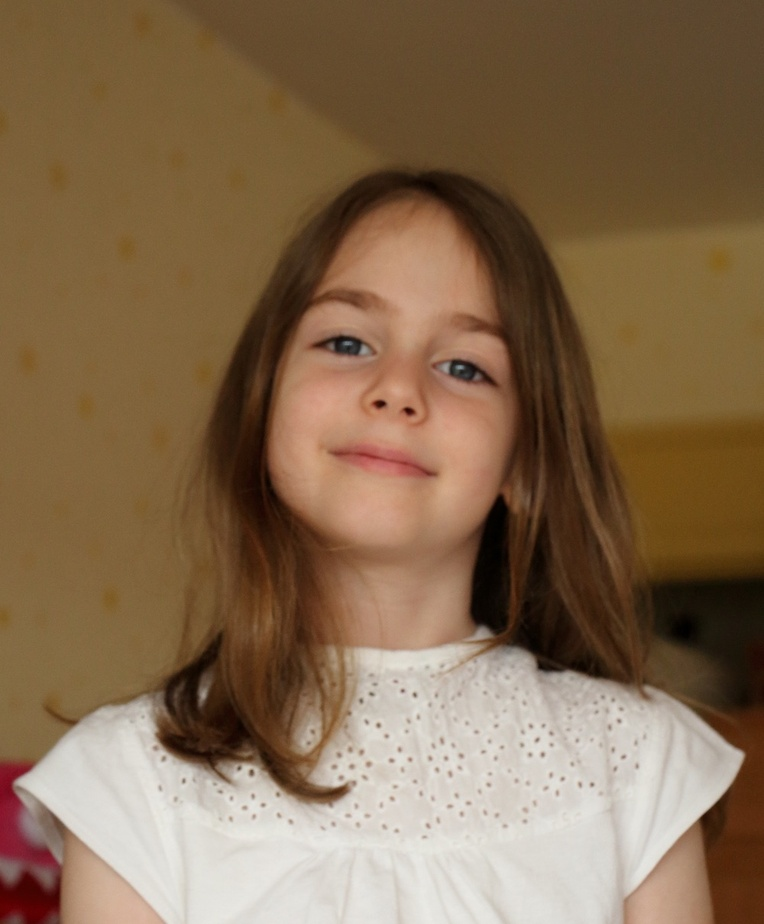
#> input picture Python_Tensorflow[ft.ezen]/cnn/face_detection/data/girl.jpg, 764 x 924 px, shrunk from 1000 x 1209 before the run
$ python face_detection.py
#> lines starting #> are read from the running program, lines starting #| are printed output that depends on the picture; after the words box and inside, x2 and y2 are one past the last pixel; in counts of white or black regions, pixels touching at a corner belong together
import matplotlib.pyplot as plt
import cv2

face_file = "./data/haarcascade_frontalface_alt.xml"
casecade = cv2.CascadeClassifier(face_file)
#이미지를 읽어서 그레이스케일로 변환하기
img = cv2.imread('./data/girl.jpg')
#> img is the input picture: shape (924, 764, 3); mean B, G, R 79.7, 106.6, 132.2
img_gray = cv2.cvtColor(img, cv2.COLOR_BGR2GRAY)
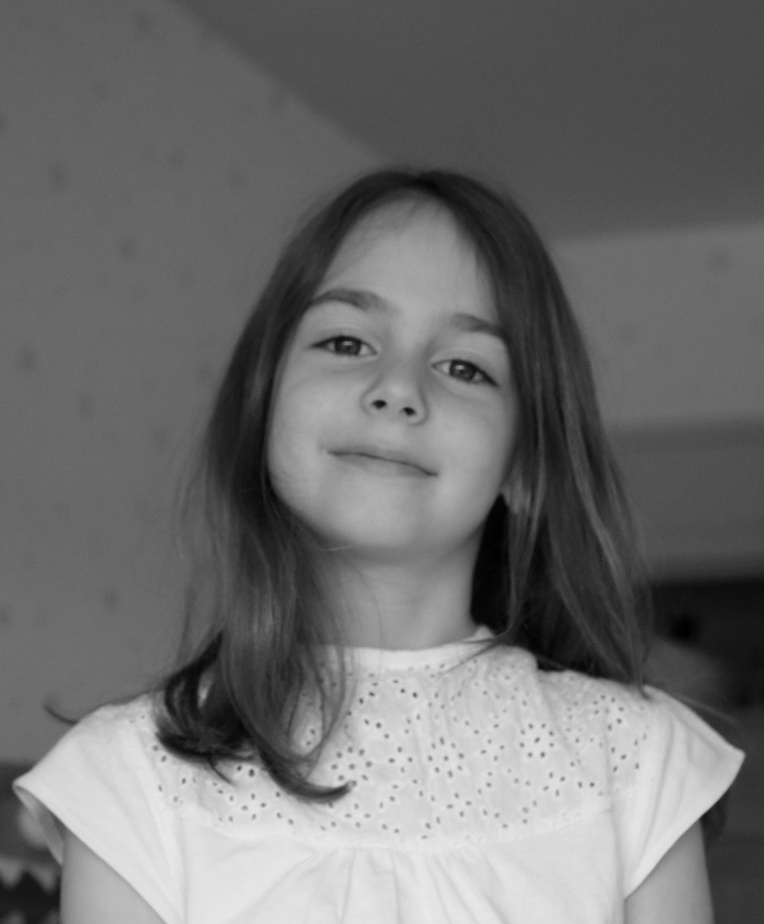
#> img_gray: shape (924, 764); min 0, max 234, mean 111.2

#얼굴인식하기
face_list = casecade.detectMultiScale(img_gray, minSize=(150, 150))
#> face_list = [[245, 233, 311, 311]]
#결과 확인하기
if len(face_file) == 0:
    print('실패')
    quit()
#인식한 부분표시하기
for (x,y,w,h) in face_list:
    print('얼굴의 좌표:' ,x,y,w,h)
    red = (0,0,255)
    cv2.rectangle(img, (x,y),(x+w, y+h),red, thickness=20)
#> this loop made 1 pass
#> (x, y, w, h, red) on pass 1: (245, 233, 311, 311, (0, 0, 255))
#| 얼굴의 좌표: 245 233 311 311
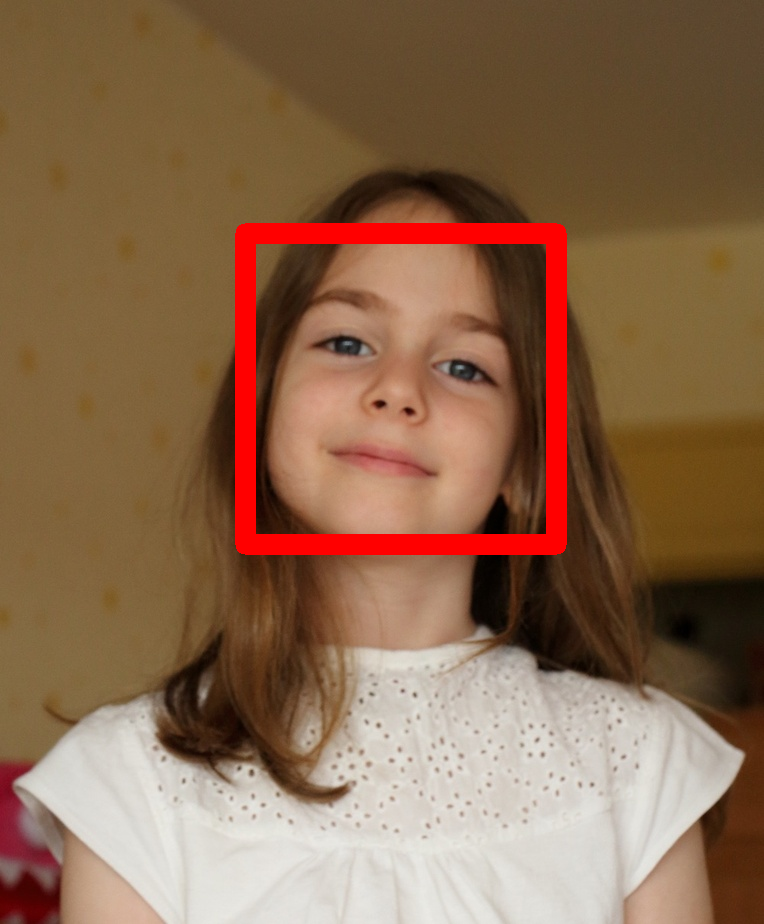
#> img: shape (924, 764, 3); 3.68% of pixels changed, all inside (x1, y1, x2, y2) = (235, 223, 567, 555)
#이미지 출력하기
cv2.imwrite('./data/girl_face.png', img)
plt.imshow(cv2.cvtColor(img,cv2.COLOR_BGR2GRAY))
plt.show()
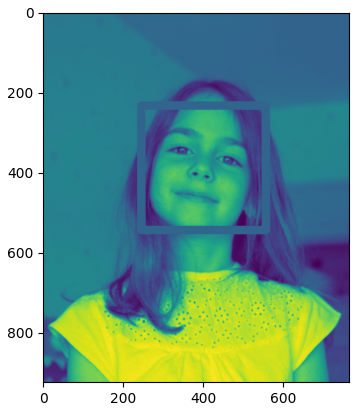
#> figure drawn by matplotlib, 1 panel

$ run again, with Python_Tensorflow[ft.ezen]/cnn/face_detection/data/family.jpg copied over Python_Tensorflow[ft.ezen]/cnn/face_detection/data/girl.jpg
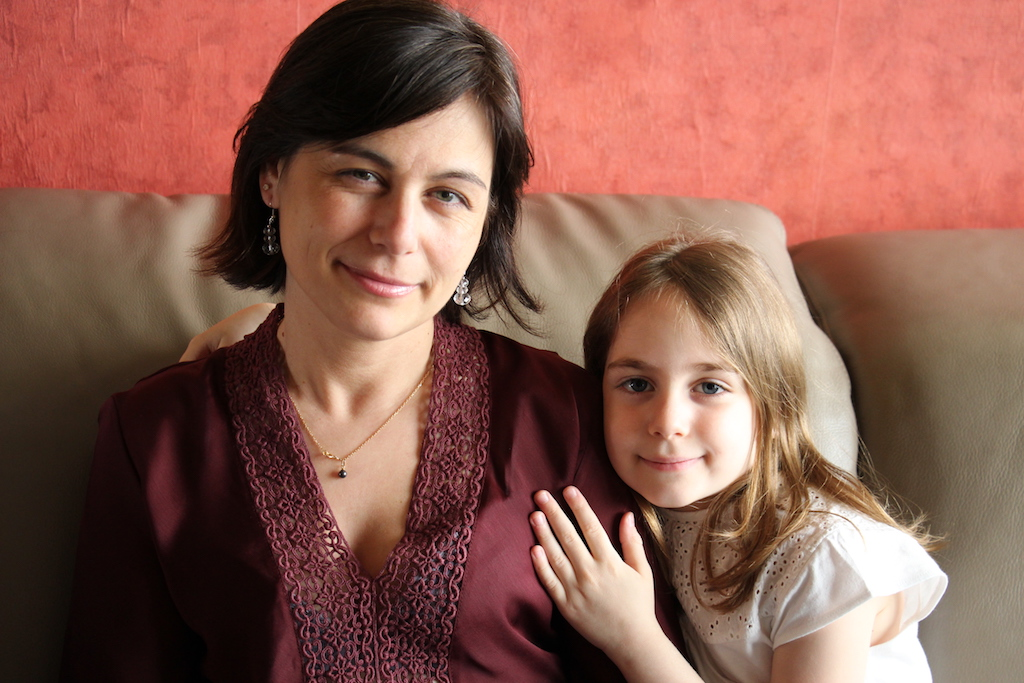
#> input picture Python_Tensorflow[ft.ezen]/cnn/face_detection/data/family.jpg, 1024 x 683 px
#> img is the input picture: shape (683, 1024, 3); mean B, G, R 81.1, 93.8, 140
#> `img_gray = cv2.cvtColor(img, cv2.COLOR_BGR2GRAY)`:
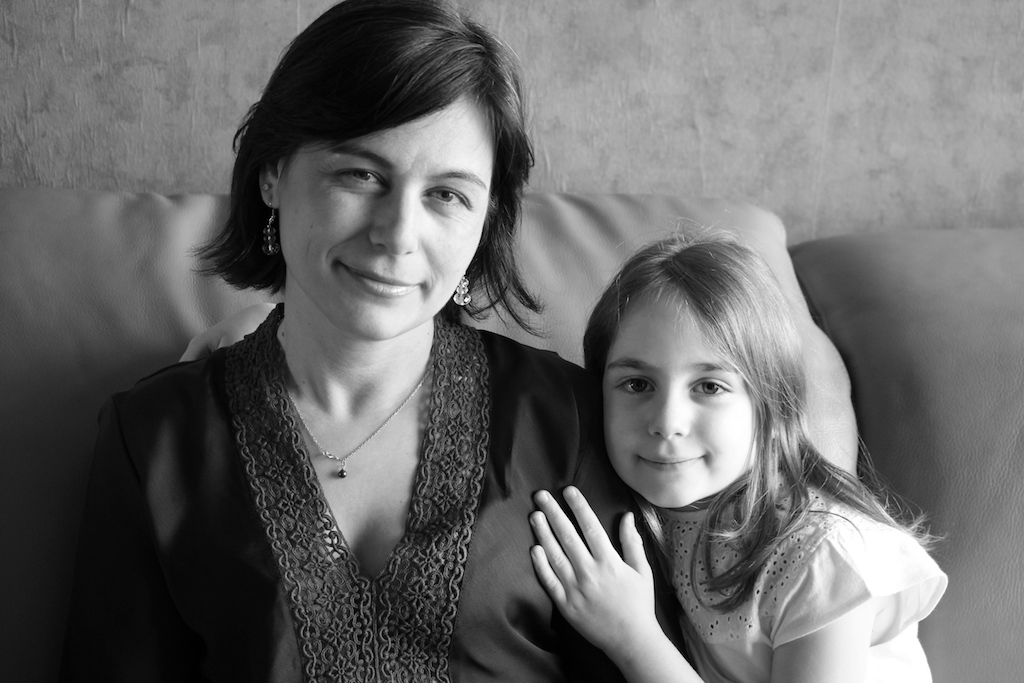
#> img_gray: shape (683, 1024); min 0, max 255, mean 106.2
#> face_list = [[579, 312, 191, 191], [290, 98, 227, 227]]
#> the loop `for (x,y,w,h) in face_list:` made 2 passes
#> (x, y, w, h, red) on passes 1 to 2: (579, 312, 191, 191, (0, 0, 255)), (290, 98, 227, 227, (0, 0, 255))
#> (printed output is left out)
#> `plt.show()`:
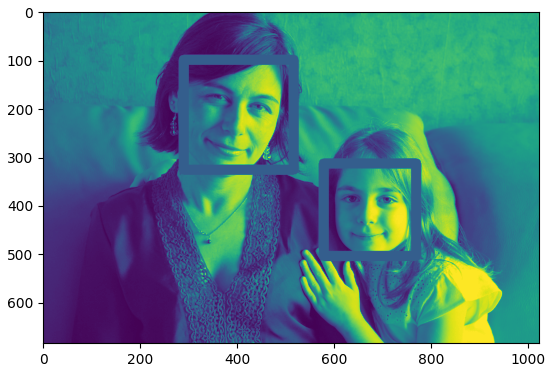
#> figure drawn by matplotlib, 1 panel
